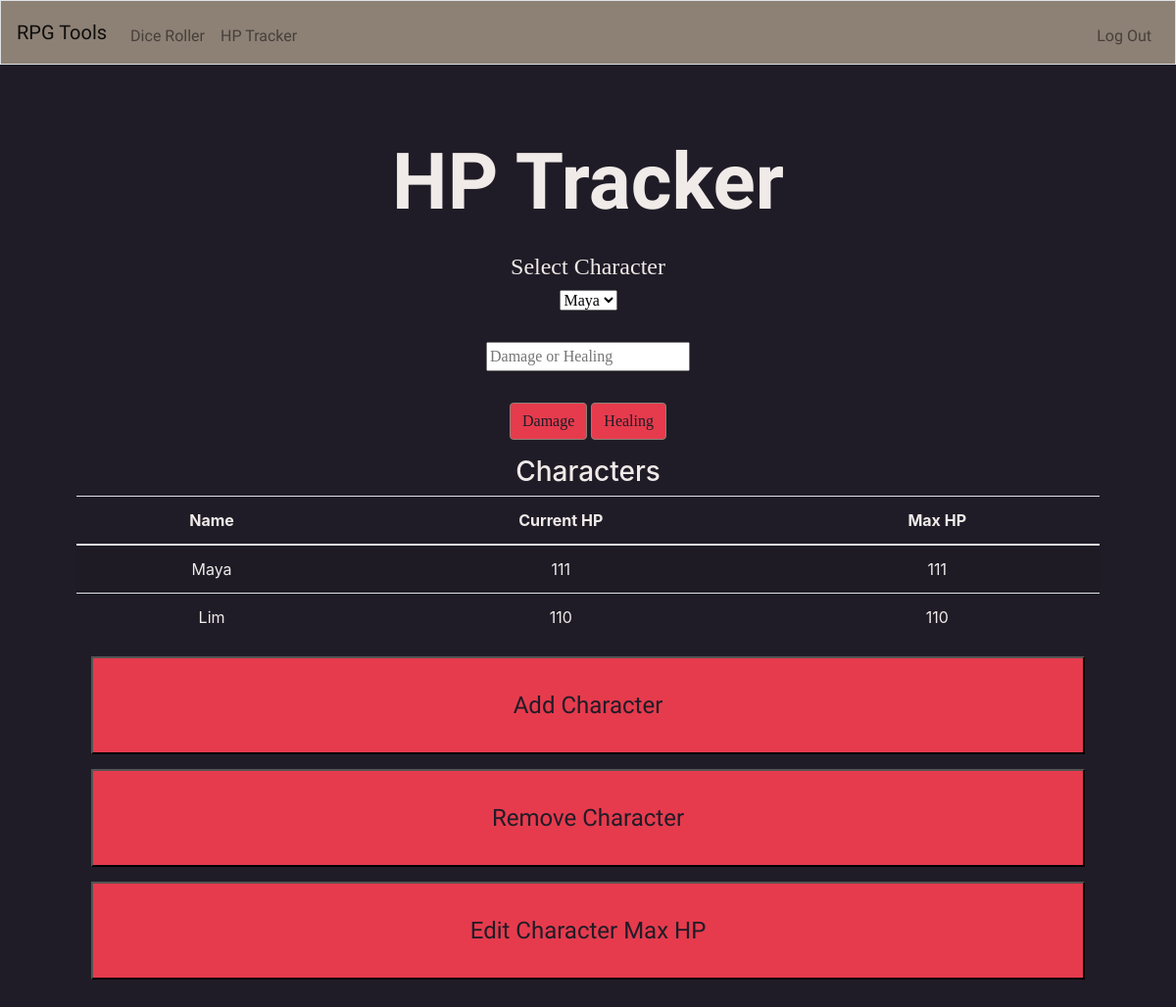
The page /hp (signed in) on the database its author committed.
### tables this page shows
CREATE TABLE 'characters' ('char_id' INTEGER PRIMARY KEY AUTOINCREMENT NOT NULL, 'name' TEXT NOT NULL, 'current' INTEGER NOT NULL, 'max' INTEGER NOT NULL, 'user_id' INTEGER NOT NULL);

### app.py (the view, shortened to what this page needs)
@app.route("/hp", methods=["GET", "POST"])
@login_required
def hp():
    if request.method == 'GET':
        charlist = []
        userid = session['user_id']
        characters = db.execute("SELECT name, current, max FROM characters WHERE user_id = :id", id = userid)
        if characters == None:
            print("no characters for this user")
            return render_template("hp.html", characters = characters)
        else:
            for character in characters:
                charinfo = {"name": character['name'],
                            "current": character['current'],
                            "max": character['max']
                }
                charlist.append(charinfo)
            return render_template("hp.html", charlist=charlist)

### app.py (called while the page is built)
@app.after_request
def after_request(response):
    response.headers["Cache-Control"] = "no-cache, no-store, must-revalidate"
    response.headers["Expires"] = 0
    response.headers["Pragma"] = "no-cache"
    return response

### helpers.py (called while the page is built)
def login_required(f):
    @wraps(f)
    def decorated_function(*args, **kwargs):
        if session.get("user_id") is None:
            return redirect("/login")
        return f(*args, **kwargs)
    return decorated_function

### templates/hp.html (shortened to what this page needs)
{% extends "layout.html" %}
{% block main %}
    <div class="pb-2 mt-4 mb-2">
      <h1 id="login-header">HP Tracker</h1>
    </div>
    <form name="chars" class="form-group" action="/hp" method="POST">
      <div class="form-group">
        <h4>Select Character</h4>
        <select class="form-group" name="character">
          {% for char in charlist %}
          <option value="{{ char.name }}">{{ char.name }}</option>
          {% endfor %}
        </select>
      </div>
      <div class="form-group">
        <input class="form-group" name="hpmod" type="number"
                                                    placeholder="Damage or Healing" min="0">
      </div>
      <div>
      <button class="btn btn-primary" name="button" value="damage">Damage</button>
      <button class="btn btn-primary" name="button" value="healing">Healing</button>
      </div>
    </form>
    <h3>Characters</h3>
    <table class="table table-striped">
      <thead>
        <tr>
          <th>Name</th>
          <th>Current HP</th>
          <th>Max HP</th>
        </tr>
      </thead>
      {% for char in charlist %}
        <tr>
          <td>{{ char.name }}</td>
          <td>{{ char.current }}</td>
          <td>{{ char.max }}</td>
        </tr>
      {% endfor %}
    </table>
    <div class="container-fluid">
      <button id="newchar" class="btn-block" onclick="location = '/add'" >Add Character</button>
    </div>
    <div class="container-fluid">
      <button id="removechar" class="btn-block" onclick="location = '/remove'">Remove Character</button>
    </div>
    <div class="container-fluid">
      <button id="editchar" class="btn-block" onclick="location = '/edit'">Edit
        Character Max HP</button>
    </div>
{% endblock %}

### static/styles.css (style rules this page uses)
body { margin: 0; background-color: #201c27; }
.form-group { font-family: 'work-sans'; }
.btn-block { padding: 30px; margin-top: 15px; color: #201c27; background-color: #e63b4d; font-family: 'Work Sans'; font-size: x-large; }
.btn-primary { background-color: #e63b4d; color: #201c27; border-color: #8d8075; }
#login-header { font-family: 'Catamaran', sans-serif; font-size: 5em; font-weight: 700; }

### rows shown on the page
characters: name "Maya", current "111", max "111"
characters: name "Lim", current "110", max "110"

### other values the page prints
form field character "Maya"
